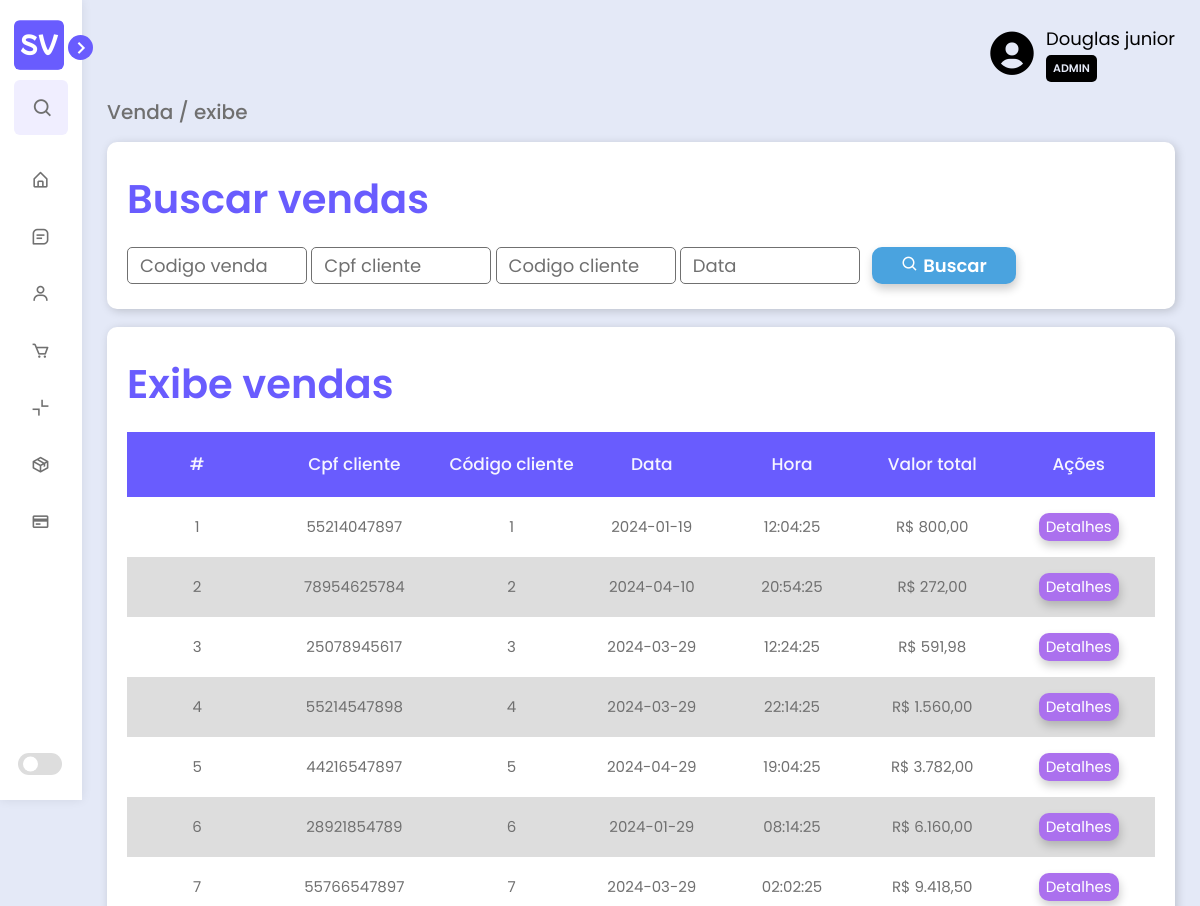
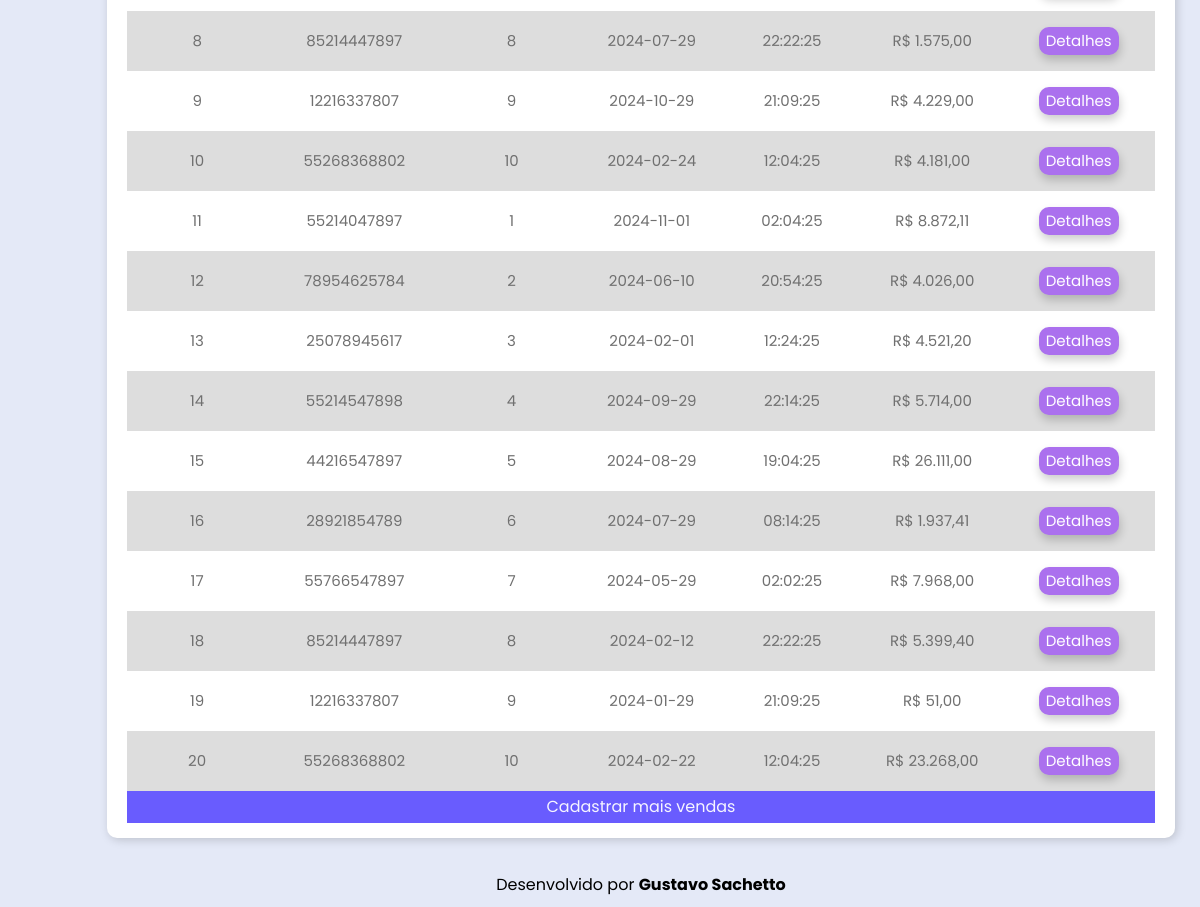
Page /view/pages/venda.php on the committed database (2 pictures, top to bottom).
### tables this page shows
create table venda(
  codVenda int auto_increment not null primary key,
  
  codCliente int not null,
  constraint fkclienteVenda foreign key (codCliente) references cliente (codCliente),
  
  codProduto int not null,
  constraint fkprodutoVenda foreign key (codProduto) references produto (codProduto)
);

create table cliente(
	nomeCliente varchar(60) not null, 
	cpf char (11) not null unique,
	endereco varchar(100) null,
	codCliente int auto_increment not null primary key
);

### controller/buscaVenda.php (called while the page is built, shortened)
<?php
    require_once '../../model/conexao.php';
    $config = parse_ini_file('../../model/config.ini');
    $conexao = new conexao ($config['dbname'], $config['host'], $config['user'], $config['password']);
    $buscaCodV = $buscaCpf = $buscaCodC = $buscaData = "";
    $vendas = $conexao -> consultaVenda($buscaCodV, $buscaCpf, $buscaCodC, $buscaData);
?>

### model/conexao.php (called while the page is built, shortened)
<?php
class conexao {
    private $pdo;
    public function __construct($dbname, $host, $user, $password) {
        try {
            $this -> pdo = New PDO ("mysql:dbname=" . $dbname . ";host=" . $host, $user, $password);
            return "CONEXÃO DO PDO";
        } catch (PDOException $erro) {
            return "ERRO DE CONEXÃO NO PDO:" . $erro -> getMessage();
            exit();
        } catch (Exception $erro) {
            return "ERRO NÃO PASSOU DA CONEXÃO:" . $erro -> getMessage();
            exit();
        }
    }
    public function conversorMoeda($converter) {
        $resultado = "R$ " . number_format($converter, 2, ",", ".");
        return $resultado;
    }
    public function consultaVenda($buscaCodV, $buscaCpf, $buscaCodC, $buscaData) {
        $consulta = "SELECT venda.*, cliente.cpf, SUM(vendaitem.valorUnitario * vendaitem.quantidadeVenda) AS total FROM venda INNER JOIN cliente ON venda.codCliente = cliente.codCliente INNER JOIN vendaitem ON venda.codVenda = vendaitem.codVenda WHERE
        venda.codCliente LIKE '%$buscaCodC%' AND
        cliente.cpf LIKE '%$buscaCpf%' AND
        venda.data LIKE '%$buscaData%' GROUP BY codVenda ORDER BY venda.codVenda ASC ";
        $resultado = $this -> consultaBanco($consulta);
        return $resultado;
    }
    public function consultaBanco($consulta) {
        $consultaBanco = $this -> pdo -> query($consulta);
        $consultaBanco -> execute();
        while ($resultado = $consultaBanco -> fetchAll(PDO::FETCH_ASSOC)) {
            return $resultado;
        }
    }
}
?>

### controller/exibeVenda.php (the view, shortened to what this page needs)
<?php
    require_once '../../model/conexao.php';
    $config = parse_ini_file('../../model/config.ini');
    $conexao = new conexao ($config['dbname'], $config['host'], $config['user'], $config['password']);
    if (isset($vendas) && empty(!$vendas[0]['codVenda'])) {
        echo "
        <form method='post' action=''>
            <table>
                <thead>
                    <td>#</td>
                    <td>Cpf cliente</td>
                    <td>Código cliente</td>
                    <td>Data</td>
                    <td>Hora</td>
                    <td>Valor total</td>
                    <td>Ações</td>
                </tr>
            </thead>
            <tbody>
        ";
        foreach ($vendas as $item) {
            echo "
                    <tr>
                        <td>" . stripslashes($item['codVenda']) . "</td>
                        <td>" . stripslashes($item['cpf']) . "</td>
                        <td>" . stripslashes($item['codCliente']) . "</td>
                        <td>" . stripslashes($item['data']) . "</td>
                        <td>" . stripslashes($item['hora']) . "</td>
                        <td>" .  $conexao -> conversorMoeda($item['total'])  . "</td>
                        <td>
                            <button type='submit' class='detalhes' name='detalhes' value='". stripslashes($item['codVenda']) ."'>Detalhes</button>
                        </td>
                    </tr>
            ";
        }
        echo "
                </tbody>
                <tfoot>
                    <tr>
                        <td colspan='13'><a href='cadastroVenda.php'>Cadastrar mais vendas</a></td>
                    </tr>
                </tfoot>
            </table>
        </form>";
    } else {
        echo "<p>Nenhum venda encontrada! <a href='cadastroVenda.php'>Cadastrar</a></p>";
    }
?>

### view/css/style.css (style rules this page uses)
* { margin: 0; padding: 0; text-decoration: none; font-family: 'Poppins', Arial, Helvetica, sans-serif; }
:root { --neutral-color: #000000; --body-color: #E4E9F7; --form-color: #FFFFFF; --sidebar-color: #FFFFFF; --alert-color: #FFFFFF; --primary-color: #695CFE; --secondary-color: #695CFE; --primary-color-light: #F6F5FF; --toggle-color: #DDDDDD; --tbody-color: #DDDDDD; --title-color: #18191A; --text-color: #707070; --text-color-dark: #252525; --link-color: #775fff; --link-color-hover: #2f1cfd; --link-color-default: #1a92e2; --button-color-submit: #3ed65f; --button-color-search: #4aa3df; --button-color-edit: #df924a; --button-color-see: #ab70ee; --button-color-reset: #ca3131; --base-color: #F0EEFF; --sidebar-shadow: 0px 0px 10px #00000015; --form-shadow: 2px 2px 10px #0000002c; --button-shadow: 1px 5px 10px #00000033; --transition-01: all 0.1s ease; --transition-02: all 0.2s ease; --transition-03: all 0.3s ease; --transition-04: all 0.4s ease; }
body { height: 100vh; background: var(--body-color); margin-left: 82px; }

### view/css/table.css (style rules this page uses)
.container-table>form button { border: none; padding: 2px 6px; margin: 0 4px; border-radius: 10px; color: white; border: 1px solid transparent; box-shadow: var(--button-shadow); }
.container-table>form button.detalhes { background-color: var(--button-color-see); }
table, th, td { width: 90px; }
table { width: 100%; text-align: center; }
table>thead { font-size: 17px; font-weight: 500; color: var(--primary-color-light); background-color: var(--secondary-color); }
table>thead td { padding: 20px 5px; }
table>tbody td { color: var(--text-color); font-size: 15px; padding: 3px 5px; height: 60px; }
table>tfoot td { padding: 4px 5px; background-color: var(--secondary-color); }
table>tfoot td > a { color: var(--primary-color-light); text-decoration: none; }
tr:nth-child(even) { background-color: var(--tbody-color); }
table tr>td>button { border: none; background: transparent; }

### rows in the picture
venda: codVenda "1", codCliente.cpf "55214047897", codCliente "1", data "2024-01-19", hora "12:04:25", total "R$ 800,00"
venda: codVenda "2", codCliente.cpf "78954625784", codCliente "2", data "2024-04-10", hora "20:54:25", total "R$ 272,00"
venda: codVenda "3", codCliente.cpf "25078945617", codCliente "3", data "2024-03-29", hora "12:24:25", total "R$ 591,98"
venda: codVenda "4", codCliente.cpf "55214547898", codCliente "4", data "2024-03-29", hora "22:14:25", total "R$ 1.560,00"
venda: codVenda "5", codCliente.cpf "44216547897", codCliente "5", data "2024-04-29", hora "19:04:25", total "R$ 3.782,00"
venda: codVenda "6", codCliente.cpf "28921854789", codCliente "6", data "2024-01-29", hora "08:14:25", total "R$ 6.160,00"
venda: codVenda "7", codCliente.cpf "55766547897", codCliente "7", data "2024-03-29", hora "02:02:25", total "R$ 9.418,50"
venda: codVenda "8", codCliente.cpf "85214447897", codCliente "8", data "2024-07-29", hora "22:22:25", total "R$ 1.575,00"
venda: codVenda "9", codCliente.cpf "12216337807", codCliente "9", data "2024-10-29", hora "21:09:25", total "R$ 4.229,00"
venda: codVenda "10", codCliente.cpf "55268368802", codCliente "10", data "2024-02-24", hora "12:04:25", total "R$ 4.181,00"
venda: codVenda "11", codCliente.cpf "55214047897", codCliente "1", data "2024-11-01", hora "02:04:25", total "R$ 8.872,11"
venda: codVenda "12", codCliente.cpf "78954625784", codCliente "2", data "2024-06-10", hora "20:54:25", total "R$ 4.026,00"
venda: codVenda "13", codCliente.cpf "25078945617", codCliente "3", data "2024-02-01", hora "12:24:25", total "R$ 4.521,20"
venda: codVenda "14", codCliente.cpf "55214547898", codCliente "4", data "2024-09-29", hora "22:14:25", total "R$ 5.714,00"
venda: codVenda "15", codCliente.cpf "44216547897", codCliente "5", data "2024-08-29", hora "19:04:25", total "R$ 26.111,00"
venda: codVenda "16", codCliente.cpf "28921854789", codCliente "6", data "2024-07-29", hora "08:14:25", total "R$ 1.937,41"
venda: codVenda "17", codCliente.cpf "55766547897", codCliente "7", data "2024-05-29", hora "02:02:25", total "R$ 7.968,00"
venda: codVenda "18", codCliente.cpf "85214447897", codCliente "8", data "2024-02-12", hora "22:22:25", total "R$ 5.399,40"
venda: codVenda "19", codCliente.cpf "12216337807", codCliente "9", data "2024-01-29", hora "21:09:25", total "R$ 51,00"
venda: codVenda "20", codCliente.cpf "55268368802", codCliente "10", data "2024-02-22", hora "12:04:25", total "R$ 23.268,00"
